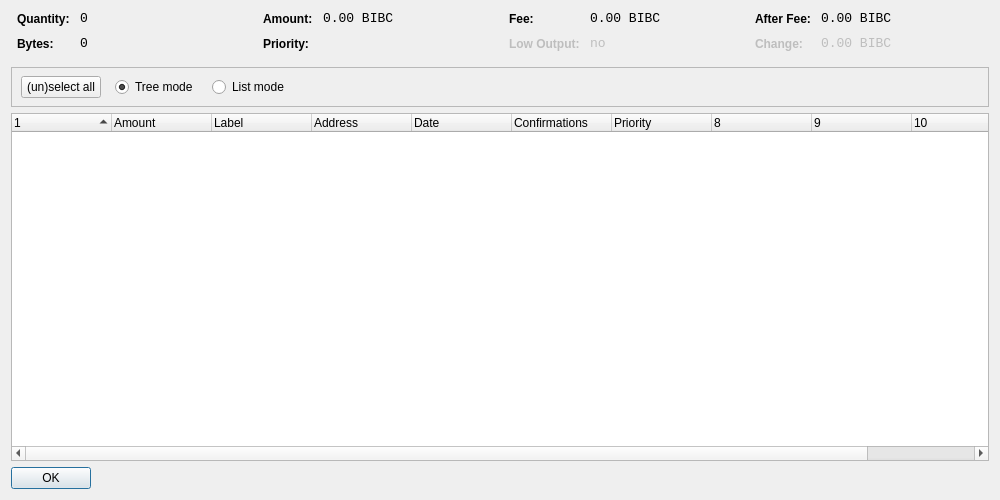
<?xml version="1.0" encoding="UTF-8"?>
<ui version="4.0">
 <class>CoinControlDialog</class>
 <widget class="QDialog" name="CoinControlDialog">
  <property name="geometry">
   <rect>
    <x>0</x>
    <y>0</y>
    <width>1000</width>
    <height>500</height>
   </rect>
  </property>
  <property name="windowTitle">
   <string>Coin Control</string>
  </property>
  <layout class="QVBoxLayout" name="verticalLayout">
   <item>
    <layout class="QHBoxLayout" name="horizontalLayoutTop" stretch="0,0,0,0">
     <property name="topMargin">
      <number>0</number>
     </property>
     <property name="bottomMargin">
      <number>10</number>
     </property>
     <item>
      <layout class="QFormLayout" name="formLayoutCoinControl1">
       <property name="horizontalSpacing">
        <number>10</number>
       </property>
       <property name="verticalSpacing">
        <number>10</number>
       </property>
       <property name="leftMargin">
        <number>6</number>
       </property>
       <property name="rightMargin">
        <number>6</number>
       </property>
       <item row="0" column="0">
        <widget class="QLabel" name="labelCoinControlQuantityText">
         <property name="styleSheet">
          <string notr="true">font-weight:bold;</string>
         </property>
         <property name="text">
          <string>Quantity:</string>
         </property>
        </widget>
       </item>
       <item row="0" column="1">
        <widget class="QLabel" name="labelCoinControlQuantity">
         <property name="font">
          <font>
           <family>Monospace</family>
           <pointsize>10</pointsize>
          </font>
         </property>
         <property name="cursor">
          <cursorShape>IBeamCursor</cursorShape>
         </property>
         <property name="contextMenuPolicy">
          <enum>Qt::ActionsContextMenu</enum>
         </property>
         <property name="text">
          <string notr="true">0</string>
         </property>
         <property name="textInteractionFlags">
          <set>Qt::LinksAccessibleByMouse|Qt::TextSelectableByKeyboard|Qt::TextSelectableByMouse</set>
         </property>
        </widget>
       </item>
       <item row="1" column="0">
        <widget class="QLabel" name="labelCoinControlBytesText">
         <property name="styleSheet">
          <string notr="true">font-weight:bold;</string>
         </property>
         <property name="text">
          <string>Bytes:</string>
         </property>
        </widget>
       </item>
       <item row="1" column="1">
        <widget class="QLabel" name="labelCoinControlBytes">
         <property name="font">
          <font>
           <family>Monospace</family>
           <pointsize>10</pointsize>
          </font>
         </property>
         <property name="cursor">
          <cursorShape>IBeamCursor</cursorShape>
         </property>
         <property name="contextMenuPolicy">
          <enum>Qt::ActionsContextMenu</enum>
         </property>
         <property name="text">
          <string notr="true">0</string>
         </property>
         <property name="textInteractionFlags">
          <set>Qt::LinksAccessibleByMouse|Qt::TextSelectableByKeyboard|Qt::TextSelectableByMouse</set>
         </property>
        </widget>
       </item>
      </layout>
     </item>
     <item>
      <layout class="QFormLayout" name="formLayoutCoinControl2">
       <property name="horizontalSpacing">
        <number>10</number>
       </property>
       <property name="verticalSpacing">
        <number>10</number>
       </property>
       <property name="leftMargin">
        <number>6</number>
       </property>
       <property name="rightMargin">
        <number>6</number>
       </property>
       <item row="0" column="0">
        <widget class="QLabel" name="labelCoinControlAmountText">
         <property name="styleSheet">
          <string notr="true">font-weight:bold;</string>
         </property>
         <property name="text">
          <string>Amount:</string>
         </property>
        </widget>
       </item>
       <item row="0" column="1">
        <widget class="QLabel" name="labelCoinControlAmount">
         <property name="font">
          <font>
           <family>Monospace</family>
           <pointsize>10</pointsize>
          </font>
         </property>
         <property name="cursor">
          <cursorShape>IBeamCursor</cursorShape>
         </property>
         <property name="contextMenuPolicy">
          <enum>Qt::ActionsContextMenu</enum>
         </property>
         <property name="text">
          <string notr="true">0.00 BIBC</string>
         </property>
         <property name="textInteractionFlags">
          <set>Qt::LinksAccessibleByMouse|Qt::TextSelectableByKeyboard|Qt::TextSelectableByMouse</set>
         </property>
        </widget>
       </item>
       <item row="1" column="0">
        <widget class="QLabel" name="labelCoinControlPriorityText">
         <property name="styleSheet">
          <string notr="true">font-weight:bold;</string>
         </property>
         <property name="text">
          <string>Priority:</string>
         </property>
        </widget>
       </item>
       <item row="1" column="1">
        <widget class="QLabel" name="labelCoinControlPriority">
         <property name="font">
          <font>
           <family>Monospace</family>
           <pointsize>10</pointsize>
          </font>
         </property>
         <property name="cursor">
          <cursorShape>IBeamCursor</cursorShape>
         </property>
         <property name="contextMenuPolicy">
          <enum>Qt::ActionsContextMenu</enum>
         </property>
         <property name="text">
          <string/>
         </property>
         <property name="textInteractionFlags">
          <set>Qt::LinksAccessibleByMouse|Qt::TextSelectableByKeyboard|Qt::TextSelectableByMouse</set>
         </property>
        </widget>
       </item>
      </layout>
     </item>
     <item>
      <layout class="QFormLayout" name="formLayoutCoinControl3">
       <property name="horizontalSpacing">
        <number>10</number>
       </property>
       <property name="verticalSpacing">
        <number>10</number>
       </property>
       <property name="leftMargin">
        <number>6</number>
       </property>
       <property name="rightMargin">
        <number>6</number>
       </property>
       <item row="0" column="0">
        <widget class="QLabel" name="labelCoinControlFeeText">
         <property name="styleSheet">
          <string notr="true">font-weight:bold;</string>
         </property>
         <property name="text">
          <string>Fee:</string>
         </property>
        </widget>
       </item>
       <item row="0" column="1">
        <widget class="QLabel" name="labelCoinControlFee">
         <property name="font">
          <font>
           <family>Monospace</family>
           <pointsize>10</pointsize>
          </font>
         </property>
         <property name="cursor">
          <cursorShape>IBeamCursor</cursorShape>
         </property>
         <property name="contextMenuPolicy">
          <enum>Qt::ActionsContextMenu</enum>
         </property>
         <property name="text">
          <string notr="true">0.00 BIBC</string>
         </property>
         <property name="textInteractionFlags">
          <set>Qt::LinksAccessibleByMouse|Qt::TextSelectableByKeyboard|Qt::TextSelectableByMouse</set>
         </property>
        </widget>
       </item>
       <item row="1" column="0">
        <widget class="QLabel" name="labelCoinControlLowOutputText">
         <property name="enabled">
          <bool>false</bool>
         </property>
         <property name="styleSheet">
          <string notr="true">font-weight:bold;</string>
         </property>
         <property name="text">
          <string>Low Output:</string>
         </property>
        </widget>
       </item>
       <item row="1" column="1">
        <widget class="QLabel" name="labelCoinControlLowOutput">
         <property name="enabled">
          <bool>false</bool>
         </property>
         <property name="font">
          <font>
           <family>Monospace</family>
           <pointsize>10</pointsize>
          </font>
         </property>
         <property name="cursor">
          <cursorShape>IBeamCursor</cursorShape>
         </property>
         <property name="contextMenuPolicy">
          <enum>Qt::ActionsContextMenu</enum>
         </property>
         <property name="text">
          <string notr="true">no</string>
         </property>
         <property name="textInteractionFlags">
          <set>Qt::LinksAccessibleByMouse|Qt::TextSelectableByKeyboard|Qt::TextSelectableByMouse</set>
         </property>
        </widget>
       </item>
      </layout>
     </item>
     <item>
      <layout class="QFormLayout" name="formLayoutCoinControl4">
       <property name="horizontalSpacing">
        <number>10</number>
       </property>
       <property name="verticalSpacing">
        <number>10</number>
       </property>
       <property name="leftMargin">
        <number>6</number>
       </property>
       <property name="rightMargin">
        <number>6</number>
       </property>
       <item row="0" column="0">
        <widget class="QLabel" name="labelCoinControlAfterFeeText">
         <property name="styleSheet">
          <string notr="true">font-weight:bold;</string>
         </property>
         <property name="text">
          <string>After Fee:</string>
         </property>
        </widget>
       </item>
       <item row="0" column="1">
        <widget class="QLabel" name="labelCoinControlAfterFee">
         <property name="font">
          <font>
           <family>Monospace</family>
           <pointsize>10</pointsize>
          </font>
         </property>
         <property name="cursor">
          <cursorShape>IBeamCursor</cursorShape>
         </property>
         <property name="contextMenuPolicy">
          <enum>Qt::ActionsContextMenu</enum>
         </property>
         <property name="text">
          <string notr="true">0.00 BIBC</string>
         </property>
         <property name="textInteractionFlags">
          <set>Qt::LinksAccessibleByMouse|Qt::TextSelectableByKeyboard|Qt::TextSelectableByMouse</set>
         </property>
        </widget>
       </item>
       <item row="1" column="0">
        <widget class="QLabel" name="labelCoinControlChangeText">
         <property name="enabled">
          <bool>false</bool>
         </property>
         <property name="styleSheet">
          <string notr="true">font-weight:bold;</string>
         </property>
         <property name="text">
          <string>Change:</string>
         </property>
        </widget>
       </item>
       <item row="1" column="1">
        <widget class="QLabel" name="labelCoinControlChange">
         <property name="enabled">
          <bool>false</bool>
         </property>
         <property name="font">
          <font>
           <family>Monospace</family>
           <pointsize>10</pointsize>
          </font>
         </property>
         <property name="cursor">
          <cursorShape>IBeamCursor</cursorShape>
         </property>
         <property name="contextMenuPolicy">
          <enum>Qt::ActionsContextMenu</enum>
         </property>
         <property name="text">
          <string notr="true">0.00 BIBC</string>
         </property>
         <property name="textInteractionFlags">
          <set>Qt::LinksAccessibleByMouse|Qt::TextSelectableByKeyboard|Qt::TextSelectableByMouse</set>
         </property>
        </widget>
       </item>
      </layout>
     </item>
    </layout>
   </item>
   <item>
    <widget class="QFrame" name="frame">
     <property name="minimumSize">
      <size>
       <width>0</width>
       <height>40</height>
      </size>
     </property>
     <property name="frameShape">
      <enum>QFrame::StyledPanel</enum>
     </property>
     <property name="frameShadow">
      <enum>QFrame::Sunken</enum>
     </property>
     <widget class="QWidget" name="horizontalLayoutWidget">
      <property name="geometry">
       <rect>
        <x>10</x>
        <y>0</y>
        <width>781</width>
        <height>41</height>
       </rect>
      </property>
      <layout class="QHBoxLayout" name="horizontalLayoutPanel" stretch="0,0,0,0,0">
       <property name="spacing">
        <number>14</number>
       </property>
       <item>
        <widget class="QPushButton" name="pushButtonSelectAll">
         <property name="sizePolicy">
          <sizepolicy hsizetype="Maximum" vsizetype="Fixed">
           <horstretch>0</horstretch>
           <verstretch>0</verstretch>
          </sizepolicy>
         </property>
         <property name="text">
          <string>(un)select all</string>
         </property>
        </widget>
       </item>
       <item>
        <widget class="QRadioButton" name="radioTreeMode">
         <property name="sizePolicy">
          <sizepolicy hsizetype="Maximum" vsizetype="Fixed">
           <horstretch>0</horstretch>
           <verstretch>0</verstretch>
          </sizepolicy>
         </property>
         <property name="text">
          <string>Tree mode</string>
         </property>
         <property name="checked">
          <bool>true</bool>
         </property>
        </widget>
       </item>
       <item>
        <widget class="QRadioButton" name="radioListMode">
         <property name="sizePolicy">
          <sizepolicy hsizetype="Maximum" vsizetype="Fixed">
           <horstretch>0</horstretch>
           <verstretch>0</verstretch>
          </sizepolicy>
         </property>
         <property name="text">
          <string>List mode</string>
         </property>
        </widget>
       </item>
       <item>
        <spacer name="horizontalSpacer">
         <property name="orientation">
          <enum>Qt::Horizontal</enum>
         </property>
         <property name="sizeHint" stdset="0">
          <size>
           <width>40</width>
           <height>20</height>
          </size>
         </property>
        </spacer>
       </item>
      </layout>
     </widget>
    </widget>
   </item>
   <item>
    <widget class="CoinControlTreeWidget" name="treeWidget">
     <property name="contextMenuPolicy">
      <enum>Qt::CustomContextMenu</enum>
     </property>
     <property name="sortingEnabled">
      <bool>false</bool>
     </property>
     <property name="columnCount">
      <number>11</number>
     </property>
     <attribute name="headerShowSortIndicator" stdset="0">
      <bool>true</bool>
     </attribute>
     <attribute name="headerStretchLastSection">
      <bool>false</bool>
     </attribute>
     <column>
      <property name="text">
       <string/>
      </property>
     </column>
     <column>
      <property name="text">
       <string>Amount</string>
      </property>
     </column>
     <column>
      <property name="text">
       <string>Label</string>
      </property>
     </column>
     <column>
      <property name="text">
       <string>Address</string>
      </property>
     </column>
     <column>
      <property name="text">
       <string>Date</string>
      </property>
     </column>
     <column>
      <property name="text">
       <string>Confirmations</string>
      </property>
      <property name="toolTip">
       <string>Confirmed</string>
      </property>
     </column>
     <column>
      <property name="text">
       <string>Priority</string>
      </property>
     </column>
     <column>
      <property name="text">
       <string/>
      </property>
     </column>
     <column>
      <property name="text">
       <string/>
      </property>
     </column>
     <column>
      <property name="text">
       <string/>
      </property>
     </column>
     <column>
      <property name="text">
       <string/>
      </property>
     </column>
    </widget>
   </item>
   <item>
    <widget class="QDialogButtonBox" name="buttonBox">
     <property name="sizePolicy">
      <sizepolicy hsizetype="Maximum" vsizetype="Fixed">
       <horstretch>0</horstretch>
       <verstretch>0</verstretch>
      </sizepolicy>
     </property>
     <property name="orientation">
      <enum>Qt::Horizontal</enum>
     </property>
     <property name="standardButtons">
      <set>QDialogButtonBox::Ok</set>
     </property>
    </widget>
   </item>
  </layout>
 </widget>
 <customwidgets>
  <customwidget>
   <class>CoinControlTreeWidget</class>
   <extends>QTreeWidget</extends>
   <header>coincontroltreewidget.h</header>
  </customwidget>
 </customwidgets>
 <resources/>
 <connections/>
</ui>
